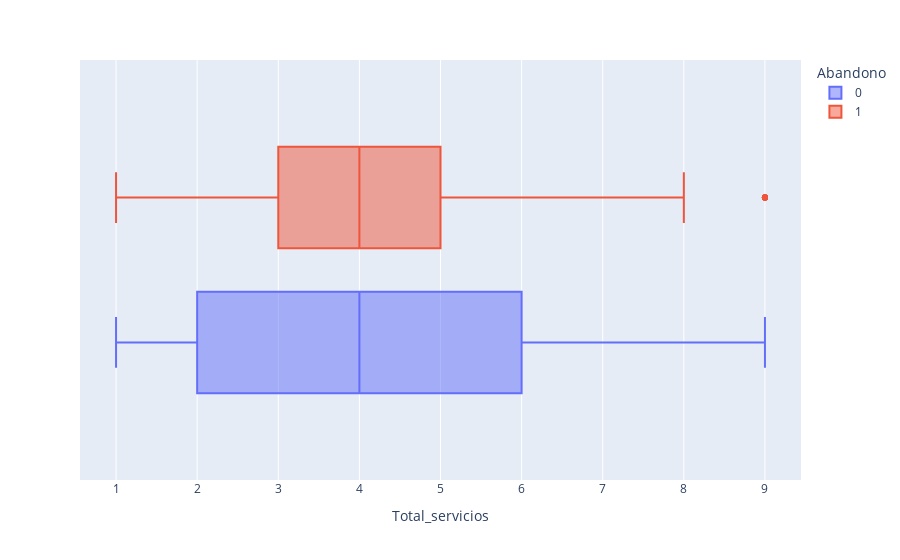

Notebook code for this chart:
### Code cell
df_servicios_abandono = df[['Total_servicios', 'Abandono']]

px.box(data_frame= df_servicios_abandono, x = 'Total_servicios', color= 'Abandono')

### Figure 1 — Plotly figure (JSON) as saved in the notebook; plotly's stock layout.template omitted (floating-point values rounded to 4 significant figures; data arrays with more than 128 entries replaced by an {"elided": "..."} marker saying what was removed)
{"data": [{"alignmentgroup": "True", "hovertemplate": "Abandono=0<br>Total_servicios=%{x}<extra></extra>", "legendgroup": "0", "marker": {"color": "#636efa"}, "name": "0", "notched": false, "offsetgroup": "0", "orientation": "h", "showlegend": true, "type": "box", "x": {"elided": "5163 int values"}, "x0": " ", "xaxis": "x", "y0": " ", "yaxis": "y"}, {"alignmentgroup": "True", "hovertemplate": "Abandono=1<br>Total_servicios=%{x}<extra></extra>", "legendgroup": "1", "marker": {"color": "#EF553B"}, "name": "1", "notched": false, "offsetgroup": "1", "orientation": "h", "showlegend": true, "type": "box", "x": {"elided": "1869 int values"}, "x0": " ", "xaxis": "x", "y0": " ", "yaxis": "y"}], "layout": {"boxmode": "group", "legend": {"title": {"text": "Abandono"}, "tracegroupgap": 0}, "margin": {"t": 60}, "xaxis": {"anchor": "y", "domain": [0, 1], "title": {"text": "Total_servicios"}}, "yaxis": {"anchor": "x", "domain": [0, 1]}}}
